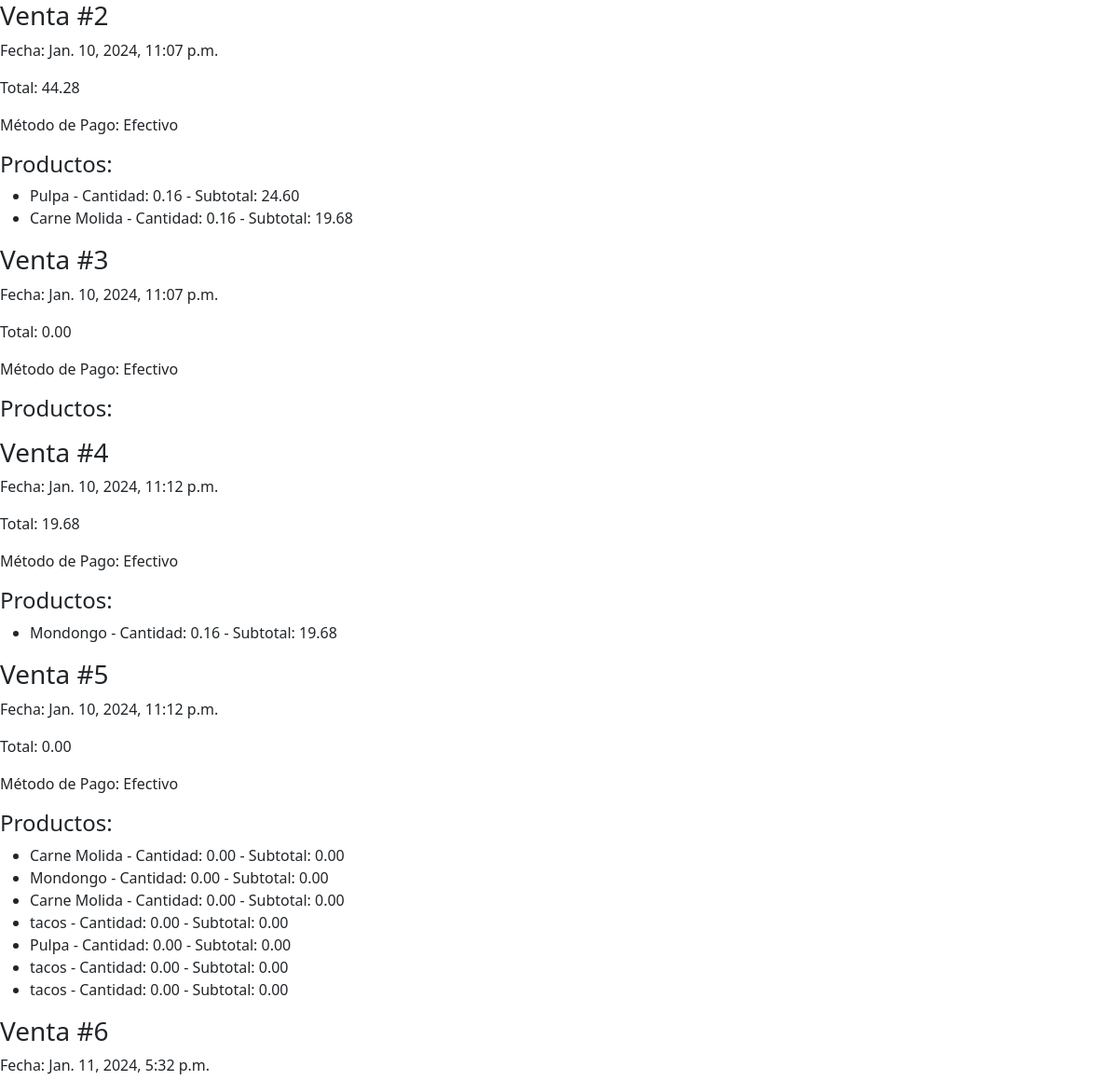
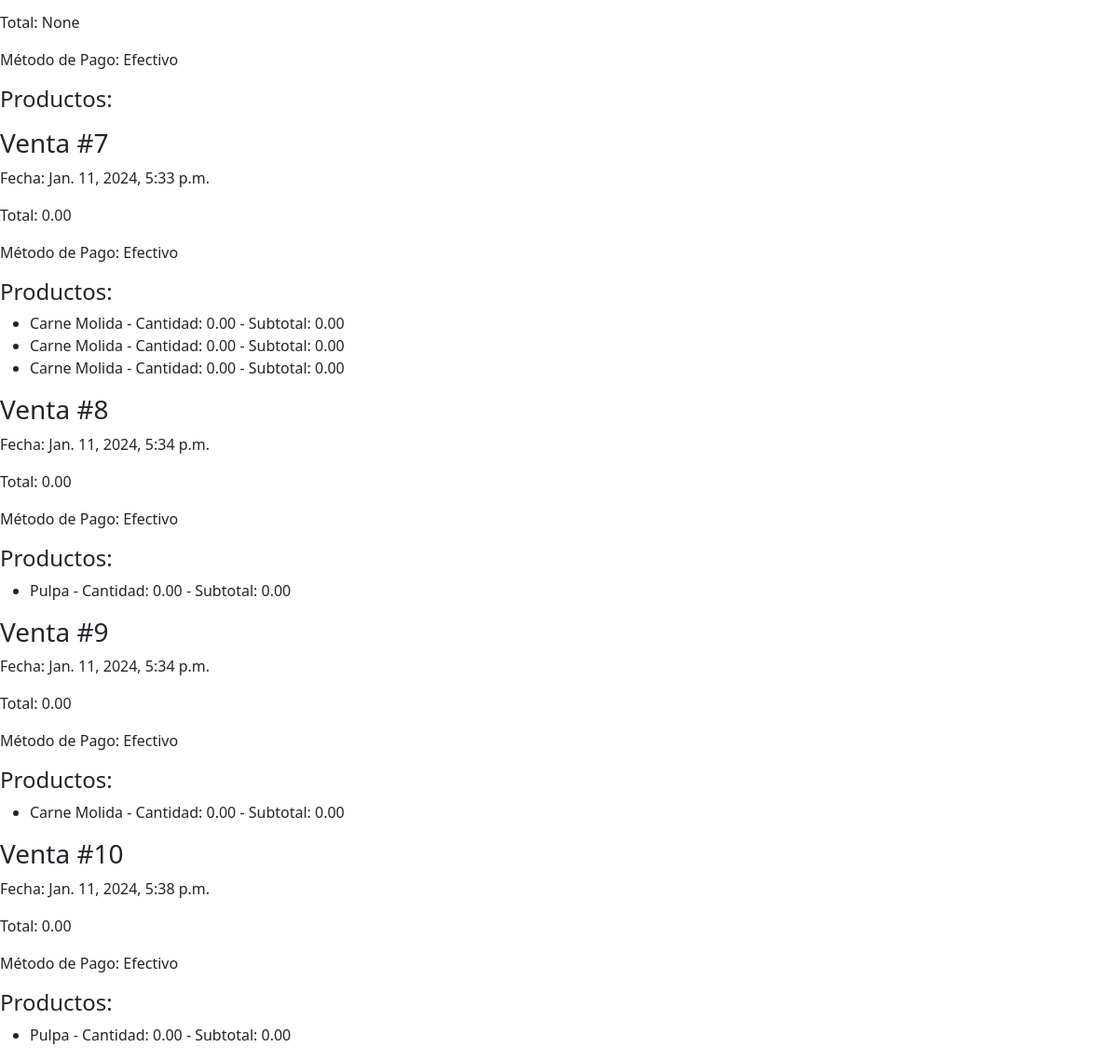
The page / on the database its author committed (2 pictures, top to bottom).
### eval/models.py (models this page shows, shortened)
class Venta(models.Model):
    id_venta = models.AutoField(primary_key=True)
    fecha = models.DateTimeField(auto_now_add=True)
    finalizada = models.BooleanField(default=False)
    total = models.DecimalField(max_digits=10, decimal_places=2, blank=True, null=True)
    abierta = models.BooleanField(default=True)
    METODOS_DE_PAGO = (('efectivo', 'Efectivo'),('tarjeta', 'Tarjeta'),
    ('transferencia', 'Transferencia'))
    metodo_de_pago = models.CharField(max_length=15, choices=METODOS_DE_PAGO, default='efectivo', null=True )

class ProductoVenta(models.Model):
    producto = models.ForeignKey(Producto, on_delete=models.CASCADE)
    venta = models.ForeignKey(Venta, on_delete=models.CASCADE)
    cantidad = models.DecimalField(max_digits=10, decimal_places=2,default=0)
    subtotal = models.DecimalField(max_digits=10, decimal_places=2, default=0)

class Producto(models.Model):
    codigo = models.BigAutoField(primary_key=True)
    nombre = models.CharField(max_length=25)
    precio = models.DecimalField(max_digits=10, decimal_places=2)

### eval/views.py (the view)
# urls.py: path('',  views.hello, name= "hello"),
def hello(request):
    ventas = Venta.objects.filter(finalizada=False)
    productos_venta = ProductoVenta.objects.filter(venta__in=ventas)
    context = {'ventas': ventas, 'productos_venta' : productos_venta}
    return render(request, 'cuestionariopart1.html', context)

### Templates/cuestionariopart1.html (shortened to what this page needs)
{% load static %}
<!DOCTYPE html>
<html lang="es">
<head>
    <link href="https://cdn.jsdelivr.net/npm/bootstrap@5.3.2/dist/css/bootstrap.min.css" rel="stylesheet">
    <link rel="stylesheet" type="text/css" href="../static/estilo.css">
 </head>
 <body>
  <div>
      {% for venta in ventas %}
          <h3>Venta #{{ venta.id_venta }}</h3>
          <p>Fecha: {{ venta.fecha }}</p>
          <p>Total: {{ venta.total }}</p>
          <p>Método de Pago: {{ venta.get_metodo_de_pago_display }}</p>
          <h4>Productos:</h4>
          <ul>
              {% for producto_venta in productos_venta %}
                  {% if producto_venta.venta.id_venta == venta.id_venta %}
                      <li>{{ producto_venta.producto.nombre }} - Cantidad: {{ producto_venta.cantidad }} - Subtotal: {{ producto_venta.subtotal }}</li>
                  {% endif %}
              {% endfor %}
          </ul>
      {% endfor %}
  </div>
</body>

### rows shown on the page
Venta: fecha "Jan. 10, 2024, 11:07 p.m.", total "44.28", metodo_de_pago "Efectivo"
ProductoVenta: producto.nombre "Pulpa", cantidad "0.16", subtotal "24.60"
ProductoVenta: producto.nombre "Carne Molida", cantidad "0.16", subtotal "19.68"
Venta: id_venta "3", fecha "Jan. 10, 2024, 11:07 p.m.", total "0.00", metodo_de_pago "Efectivo"
Venta: id_venta "4", fecha "Jan. 10, 2024, 11:12 p.m.", total "19.68", metodo_de_pago "Efectivo"
ProductoVenta: producto.nombre "Mondongo", cantidad "0.16", subtotal "19.68"
Venta: id_venta "5", fecha "Jan. 10, 2024, 11:12 p.m.", total "0.00", metodo_de_pago "Efectivo"
ProductoVenta: producto.nombre "Carne Molida", cantidad "0.00", subtotal "0.00"
ProductoVenta: producto.nombre "Mondongo", cantidad "0.00", subtotal "0.00"
ProductoVenta: producto.nombre "Carne Molida", cantidad "0.00", subtotal "0.00"
ProductoVenta: producto.nombre "tacos", cantidad "0.00", subtotal "0.00"
ProductoVenta: producto.nombre "Pulpa", cantidad "0.00", subtotal "0.00"
ProductoVenta: producto.nombre "tacos", cantidad "0.00", subtotal "0.00"
ProductoVenta: producto.nombre "tacos", cantidad "0.00", subtotal "0.00"
Venta: id_venta "6", fecha "Jan. 11, 2024, 5:32 p.m.", total "None", metodo_de_pago "Efectivo"
Venta: id_venta "7", fecha "Jan. 11, 2024, 5:33 p.m.", total "0.00", metodo_de_pago "Efectivo"
ProductoVenta: producto.nombre "Carne Molida", cantidad "0.00", subtotal "0.00"
ProductoVenta: producto.nombre "Carne Molida", cantidad "0.00", subtotal "0.00"
ProductoVenta: producto.nombre "Carne Molida", cantidad "0.00", subtotal "0.00"
Venta: id_venta "8", fecha "Jan. 11, 2024, 5:34 p.m.", total "0.00", metodo_de_pago "Efectivo"
ProductoVenta: producto.nombre "Pulpa", cantidad "0.00", subtotal "0.00"
Venta: id_venta "9", fecha "Jan. 11, 2024, 5:34 p.m.", total "0.00", metodo_de_pago "Efectivo"
ProductoVenta: producto.nombre "Carne Molida", cantidad "0.00", subtotal "0.00"
Venta: id_venta "10", fecha "Jan. 11, 2024, 5:38 p.m.", total "0.00", metodo_de_pago "Efectivo"
ProductoVenta: producto.nombre "Pulpa", cantidad "0.00", subtotal "0.00"
